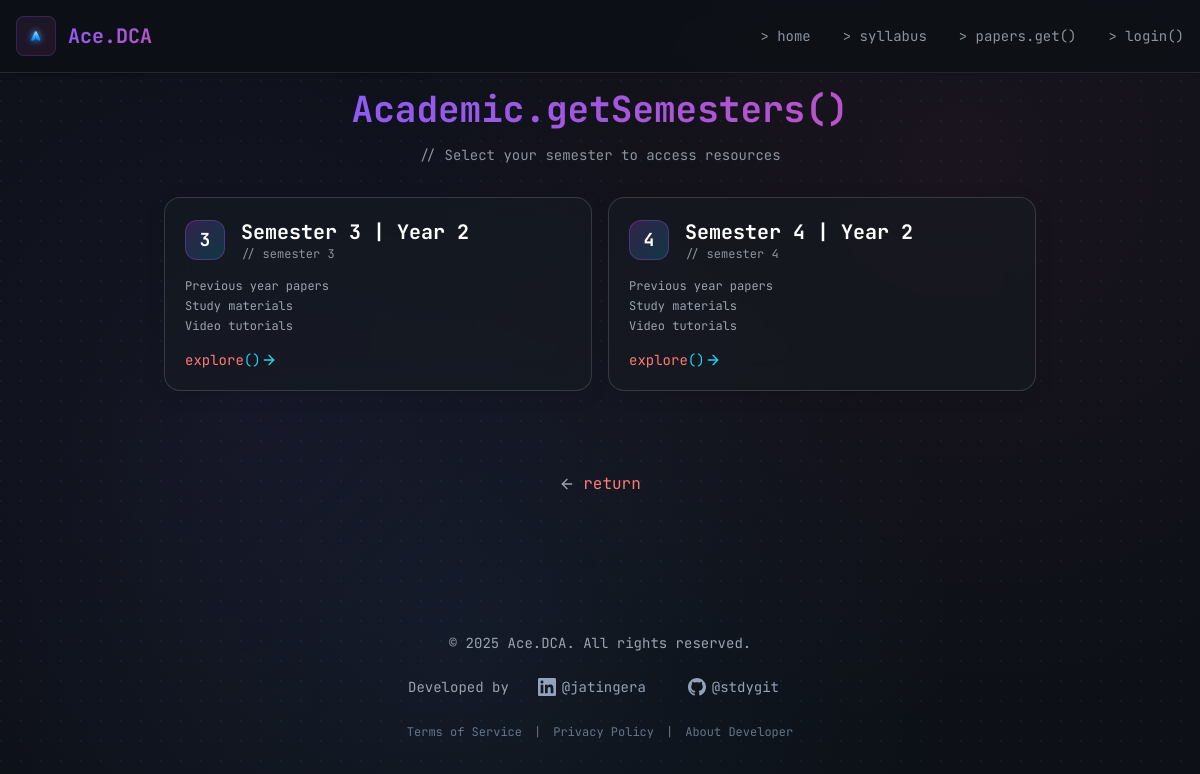
/resources/Y2/, run on the app's committed database.
### resources/models.py (models this page shows)
class Semester(models.Model):
    SEMESTER_TYPE=[
            ('Semester 1','BHCS-Y-1-S-1'),
            ('Semester 2','BHCS-Y-1-S-2'),
            ('Semester 3','BHCS-Y-2-S-3'),
            ('Semester 4','BHCS-Y-2-S-4'),
            ('Semester 5','BHCS-Y-3-S-5'),
            ('Semester 6','BHCS-Y-3-S-6'),
        ]
    semester = models.CharField(max_length=20,choices=SEMESTER_TYPE,default='Semester 1')
    year=models.ForeignKey(Year,on_delete=models.CASCADE)
    def __str__(self):
        return self.semester + ' | ' + str(self.year)

class Year(models.Model):
    YEAR_TYPE=[
        ('Year 1','BHCS-Y-1'),
        ('Year 2','BHCS-Y-2'),
        ('Year 3','BHCS-Y-3'),
    ]
    year = models.CharField(max_length=10,choices=YEAR_TYPE)
    def __str__(self):
        return self.year

### resources/views.py (the view)
# urls.py: path('Y2/', Y2, name='Y2'),
def Y2(request):
    year_obj = get_object_or_404(Year, year='Year 2')
    sem = Semester.objects.filter(year=year_obj).order_by('semester')
    return render(request,'resources/Y2.html',{'sem':sem})

### resources/templates/resources/Y2.html (shortened to what this page needs)
{% extends "home/base.html" %}
{% load static %}
{% block start %}
<div class="container py-8">
    <div class="text-center mb-8">
        <h1 class="text-xl sm:text-3xl md:text-4xl font-bold mb-4 px-2">
            <span class="font-mono gradient-text break-words">Academic.getSemesters()</span>
        </h1>
        <p class="text-gray-400 font-mono text-sm">
            <span class="code-comment">// Select your semester to access resources</span>
        </p>
    </div>
    <div class="grid gap-4 grid-cols-1 sm:grid-cols-2 max-w-4xl mx-auto px-3 sm:px-0">
        {% for i in sem %}
        <div class="semester-card">
            <a href="{% url 'Sem1' i.id %}" class="block p-5">
                <div class="flex flex-col">
                    <div class="flex items-center mb-4">
                        <div class="w-10 h-10 rounded-xl bg-gradient-to-br from-purple-500/20 to-cyan-500/20 border border-purple-500/30 flex items-center justify-center mr-4">
                            <span class="text-lg font-bold text-white font-mono">{{ i.id }}</span>
                        </div>
                        <div>
                            <h3 class="text-xl font-bold text-white font-mono">{{ i }}</h3>
                            <p class="text-xs text-gray-400 font-mono">
                                <span class="code-comment">// semester {{ i.id }}</span>
                            </p>
                        </div>
                    </div>
                    <div class="text-gray-400 mb-4 font-mono text-xs">
                        <ul class="list-disc pl-5 space-y-1">
                            <li>Previous year papers</li>
                            <li>Study materials</li>
                            <li>Video tutorials</li>
                        </ul>
                    </div>
                    <div class="mt-auto">
                        <div class="flex justify-end">
                            <div class="flex items-center text-cyan-400 font-mono text-sm">
                                <span class="code-keyword">explore</span>()
                                <i data-lucide="arrow-right" class="w-4 h-4 ml-2"></i>
                            </div>
                        </div>
                    </div>
                </div>
            </a>
        </div>
        {% endfor %}
    </div>
    <div class="mt-20 flex justify-center">
        <a href="javascript:history.back()" class="flex items-center text-gray-400 hover:text-white transition-colors font-mono">
            <i data-lucide="arrow-left" class="w-4 h-4 mr-2"></i>
            <span class="code-keyword">return</span>
        </a>
    </div>
</div>
{% endblock %}

### home/templates/home/base.html (style rules this page uses)
:root { --bg-primary: #0d1117; --bg-secondary: #161b22; --bg-tertiary: #21262d; --text-primary: #f0f6fc; --text-secondary: #8b949e; --text-muted: #6e7681; --accent-purple: #8b5cf6; --accent-pink: #ec4899; --accent-blue: #58a6ff; --accent-green: #3fb950; --border-color: rgba(240, 246, 252, 0.1); --glass-bg: rgba(22, 27, 34, 0.6); --glass-border: rgba(240, 246, 252, 0.15); --shadow-color: rgba(0, 0, 0, 0.3); }
* { margin: 0; padding: 0; box-sizing: border-box; }
html { scroll-behavior: smooth; }
body { font-family: 'Inter', sans-serif; background: var(--bg-primary); color: var(--text-primary); min-height: 100vh; overflow-x: hidden; position: relative; line-height: 1.6; }
body::before { content: ''; position: fixed; top: 0; left: 0; width: 100%; height: 100%; background-image: radial-gradient(circle at 1px 1px, rgba(88, 166, 255, 0.08) 1px, transparent 0); background-size: 20px 20px; z-index: -2; will-change: transform; transform: translateZ(0); }
body::after { content: ''; position: fixed; top: 0; left: 0; width: 100%; height: 100%; background: radial-gradient(circle at 20% 50%, rgba(139, 92, 246, 0.06) 0%, transparent 50%), radial-gradient(circle at 80% 20%, rgba(236, 72, 153, 0.06) 0%, transparent 50%), radial-gradient(circle at 40% 80%, rgba(88, 166, 255, 0.06) 0%, transparent 50%); z-index: -1; will-change: transform; transform: translateZ(0); }
.font-mono { font-family: 'JetBrains Mono', monospace; font-feature-settings: 'liga' 1, 'calt' 1; }
.gradient-text { background: linear-gradient(135deg, var(--accent-purple), var(--accent-pink)); -webkit-background-clip: text; background-clip: text; color: transparent; background-size: 200% 200%; animation: gradientShift 4s ease infinite; will-change: background-position; transform: translateZ(0); }
.container { max-width: 1200px; margin: 0 auto; padding: 0 1rem; }
.text-center { text-align: center; }
.block { display: block; }
.flex { display: flex; }
.items-center { align-items: center; }
.justify-center { justify-content: center; }
.gap-4 { gap: 1rem; }
.mb-4 { margin-bottom: 1rem; }
.mb-8 { margin-bottom: 2rem; }
.rounded-xl { border-radius: 0.75rem; }
.code-keyword { color: #ff7b72; }
.code-comment { color: #8b949e; }

### resources/templates/resources/Y2.html (style rules this page uses)
.semester-card { background: var(--glass-bg); backdrop-filter: blur(16px); -webkit-backdrop-filter: blur(16px); border: 1px solid var(--glass-border); border-radius: 16px; overflow: hidden; transition: all 0.3s ease; height: 100%; box-shadow: 0 4px 20px rgba(0, 0, 0, 0.1); }
.semester-card a { text-decoration: none; color: inherit; display: block; height: 100%; }
.break-words { word-wrap: break-word; overflow-wrap: break-word; hyphens: auto; }

### data on the page
Semester: id "3", semester+year "Semester 3 | Year 2"
Semester: id "4", semester+year "Semester 4 | Year 2"
